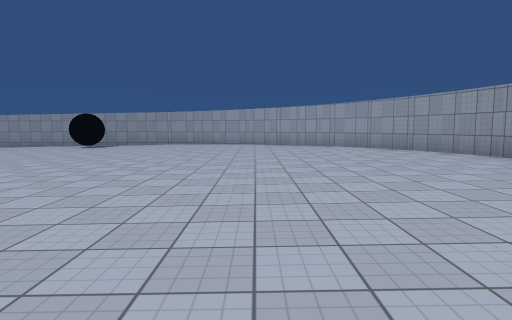
view 1 (above)

22 first-person views from a walk through a scene from a Unity 3-D project. The camera is 1.4 m above the floor, tilts 6° down and sees 80° across. The floor is counted in squares, 2 m on a side. Each view is taken from the middle of a square. On the plan, view 1 faces up. The plan holds only what a view shows up to about 10 squares ahead; the rest is blank. The place goes on beyond the plan. Surface patterns are stand-ins for the level's own textures.

view 2
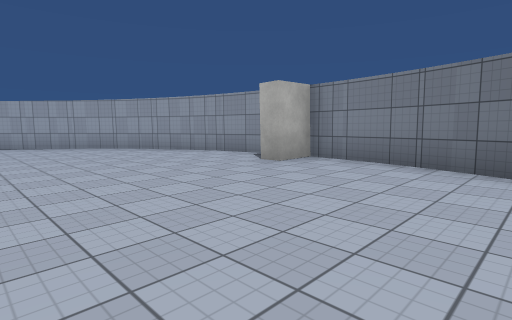

view 3
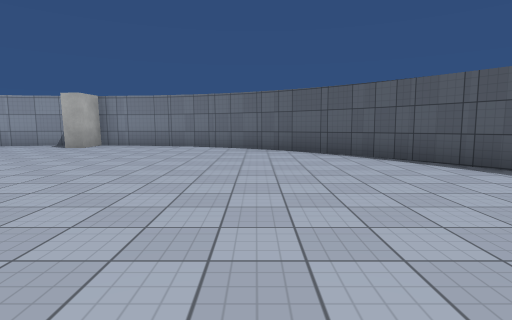

view 4
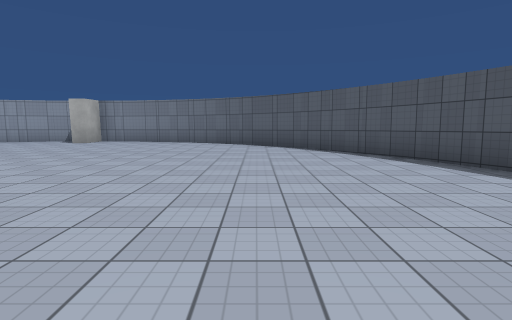

view 5
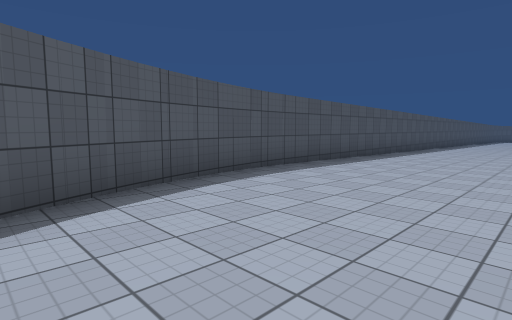

view 6
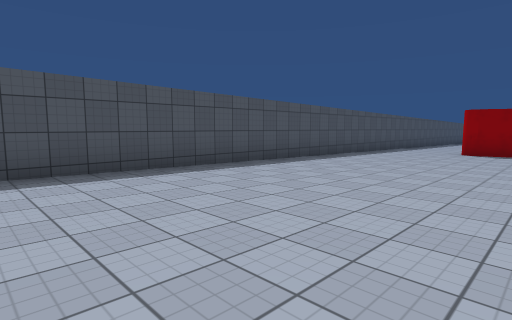

view 7
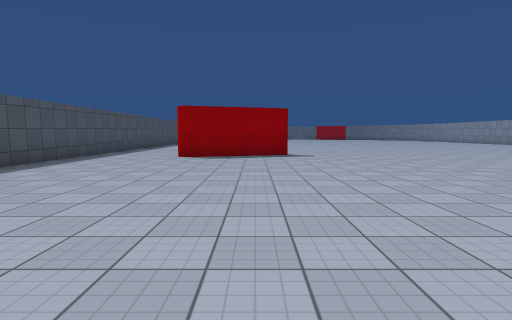

view 8
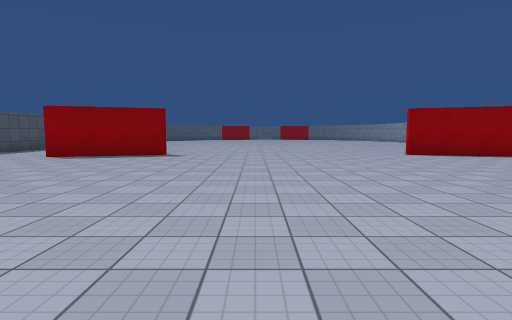

view 9
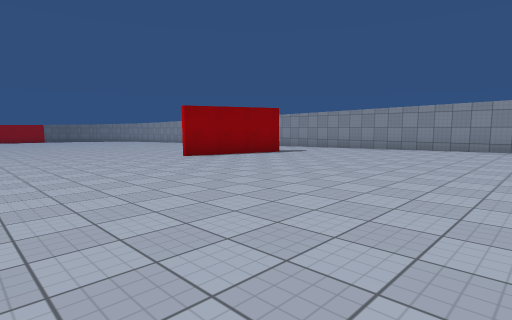

view 10
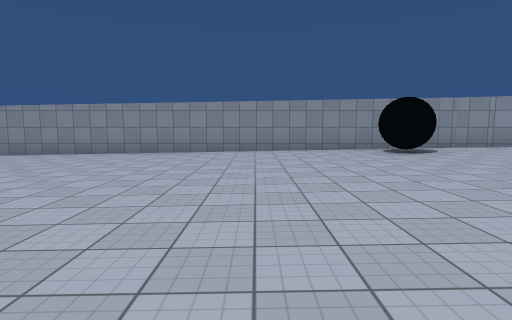

view 11
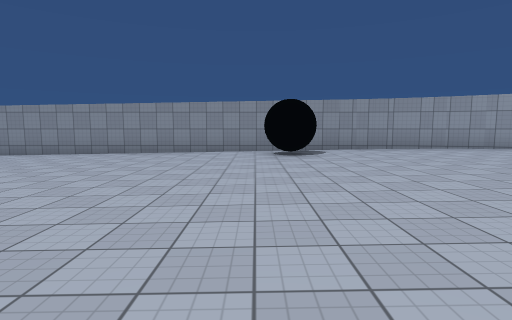

view 12
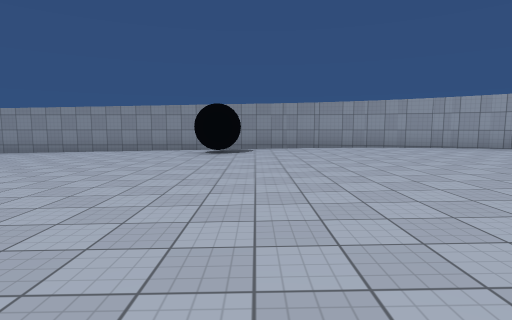

view 13
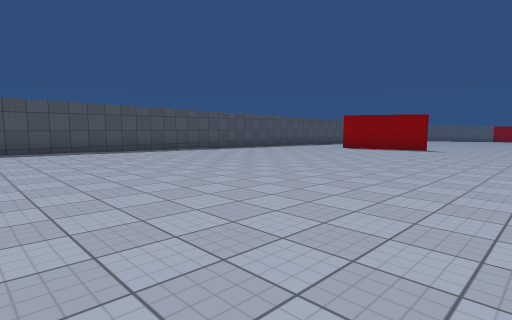

view 14
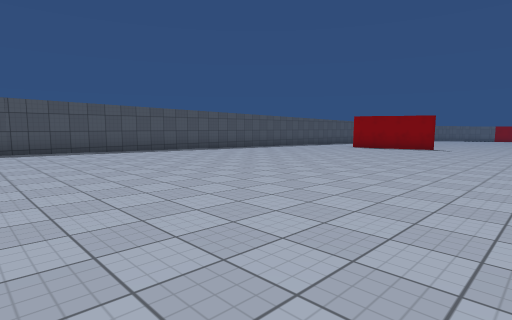

view 15
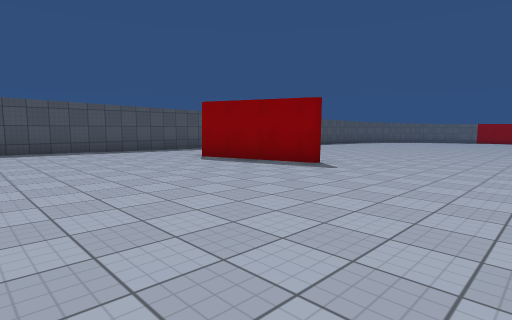

view 16
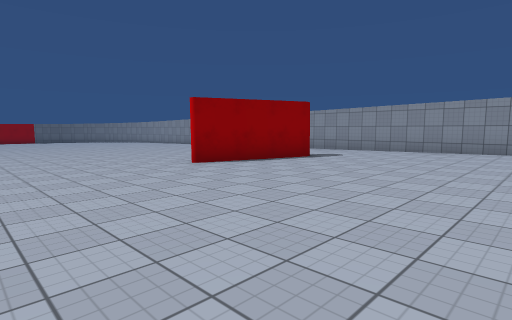

view 17
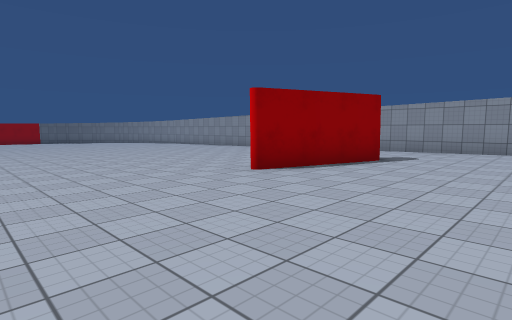

view 18
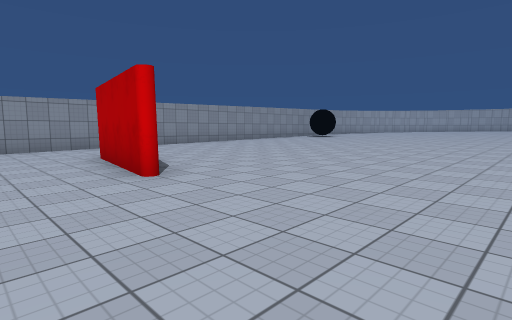

view 19
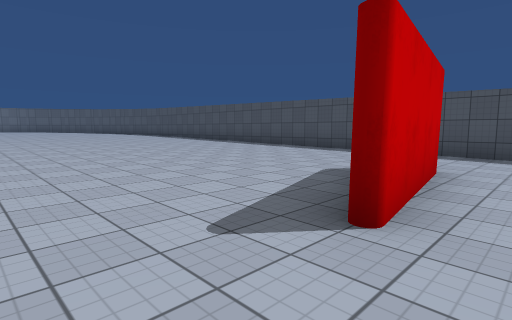

view 20
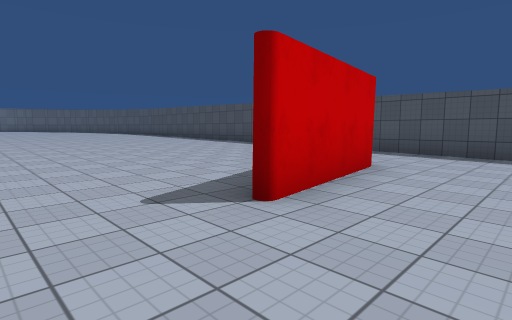

view 21
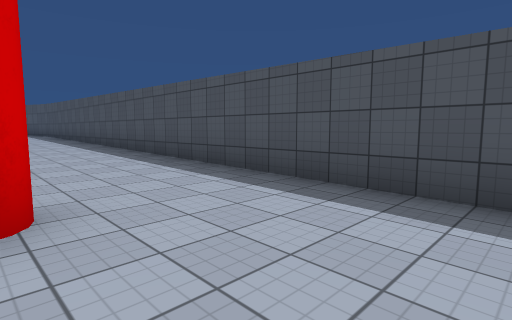

view 22
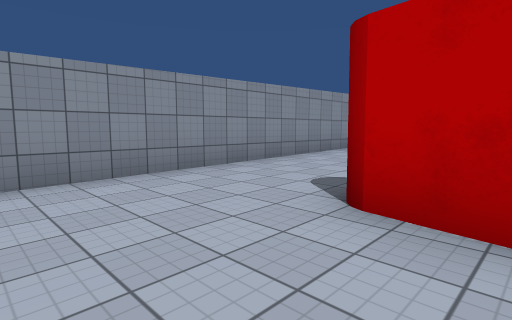

### Floor plan
Key: @ floor where view 1 was taken; # wall or solid block; . main floor; : floor 0.25 m higher than the main floor; - floor 0.25 m lower than the main floor; + floor 0.5 m higher than the main floor; * floor 0.75 m higher than the main floor; O other object.
Columns run from 21 left of view 1 to 6 right of it. Each row starts with its distance up from view 1.
 15 ###################
 14 ----.......:::::::####
 13 ----.......:::O:::+++###
 12 ----.......:::::::+++++##
 11 ---#.......:::::::++++++##
 10 --##.......:::::::+++++++#
  9 --#-.......:::::::+++++++##
  8 --#-.......:::::::+++++++*#
  7 ----.......:::::::+++++++*##
  6 ----.......:::::::+++++++**#
  5 ----.......:::::::+++++++**#
  4 ----.......:::::::+++++++*##
  3 ----.......:::::::+++++++**#
  2 ----.......:::::::+++++++**#
  1 ----.......:::::::+++++++*##
  0 --#-.......:::::::+++@+++*#
 -1 --#-.......:::::::+++++++##
 -2 --##.......:::::::+++++++#
 -3 ---#.......:::::::++++++##
 -4 ----.......:::::::+++++##
 -5 ----.......:::::::+++###
 -6 ######################

Where each view was taken, in squares from view 1:
view 1: 0 up, 0 right, facing up
view 2: 0 up, 0 right, facing up-right
view 3: 1 down, 4 left, facing right
view 4: 2 down, 6 left, facing right
view 5: 2 down, 0 right, facing down-left
view 6: 1 down, 6 left, facing down-left
view 7: 1 down, 9 left, facing left
view 8: 3 up, 9 left, facing left
view 9: 3 up, 11 left, facing up-left
view 10: 5 up, 11 left, facing up
view 11: 5 up, 8 left, facing up
view 12: 4 up, 6 left, facing up
view 13: 4 up, 5 left, facing down-left
view 14: 4 up, 4 left, facing down-left
view 15: 4 up, 13 left, facing down-left
view 16: 4 up, 13 left, facing up-left
view 17: 4 up, 15 left, facing up-left
view 18: 4 up, 21 left, facing up-right
view 19: 2 up, 20 left, facing down-right
view 20: 2 up, 21 left, facing down-right
view 21: 3 down, 21 left, facing down-right
view 22: 10 up, 21 left, facing up-right
